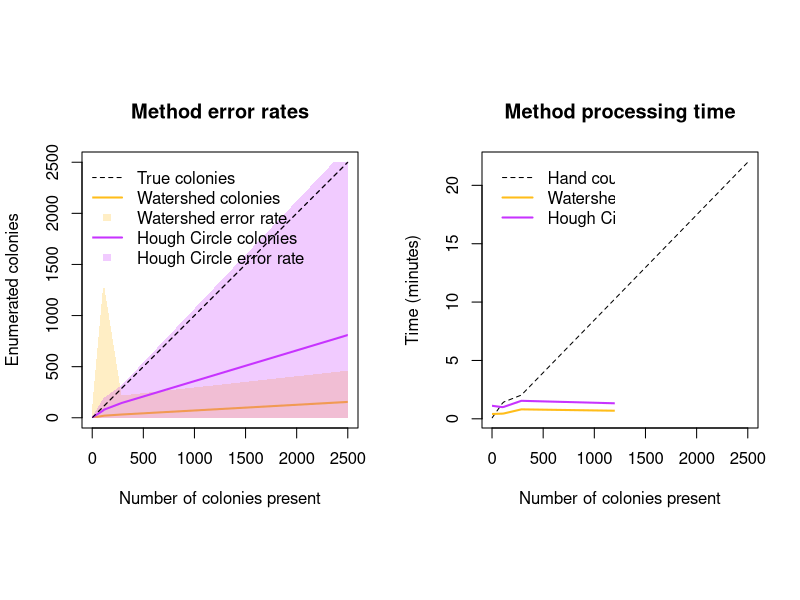

Here is the R script that generated this plot:
# Load data from .csv files
hand <- read.csv("data_UC_hand.csv", header = T)
UCHough <- read.csv("data_UC_hough.csv", header = T)
UCWater <- read.csv("data_UC_water.csv", header = T)

# colours to use in plots
purple <- rgb(0.78, 0.2, 1, 1)
purple_soft <- rgb(0.78, 0.2, 1, 0.25)
orange <- rgb(1, 0.74, 0.1, 1)
orange_soft <- rgb(1, 0.74, 0.1, 0.25)

# Convert from seconds to MM:SS.MS format
convert_time <- function(sec) {
  
  min <- 0
  
  while ((sec - 60) >= 0) {
    min = min + 1
    sec = sec - 60
  }
  if ((sec < 10) && (min < 10)) {
    output = sprintf("0%d:0%.2f", min, sec)
  } else if (min < 10) {
    output = sprintf("0%d:%.2f", min, sec)
  } else if (sec < 10) {
    output = sprintf("%d:0%.2f", min, sec)
  }
  
  return(output)
}


# Get accuracy data for Hough Circle method
houghMean <- c(convert_time(mean(UCHough$Time)), sprintf("%.2f", mean(UCHough$Colonies) / mean(hand$Colonies)), sprintf("%.2f", mean(UCHough$FalsePos)), sprintf("%.2f", mean(UCHough$FalseNeg)))
houghMin <- c(convert_time(min(UCHough$Time)), sprintf("%.2f", min(UCHough$Colonies / hand$Colonies)), min(UCHough$FalsePos), min(UCHough$FalseNeg))
houghMax <- c(convert_time(max(UCHough$Time)), sprintf("%.2f", max(UCHough$Colonies / hand$Colonies)), max(UCHough$FalsePos), max(UCHough$FalseNeg))
houghData <- matrix(c(houghMean, houghMin, houghMax), nrow = 3, byrow = TRUE, dimnames = list(c("Mean", "Min", "Max"), c("time", "Accuracy", "FPR", "FNR")))

# Get accuracy data for Watershed method
waterMean <- c(convert_time(mean(UCWater$Time)), sprintf("%.2f", mean(UCWater$Colonies) / mean(hand$Colonies)), sprintf("%.2f", mean(UCWater$FalsePos)), sprintf("%.2f", mean(UCWater$FalseNeg)))
waterMin <- c(convert_time(min(UCWater$Time)), sprintf("%.2f", min(UCWater$Colonies / hand$Colonies)), min(UCWater$FalsePos), min(UCWater$FalseNeg))
waterMax <- c(convert_time(max(UCWater$Time)), sprintf("%.2f", max(UCWater$Colonies / hand$Colonies)), max(UCWater$FalsePos), max(UCWater$FalseNeg))
waterData <- matrix(c(waterMean, waterMin, waterMax), nrow = 3, byrow = TRUE, dimnames = list(c("Mean", "Min", "Max"), c("time", "Accuracy", "FPR", "FNR")))

# Display output matrices
houghData
waterData


# Output image (simple): ====================================================================================================================================================================================

freedom <- 4

tempHand <- hand[order(hand$Colonies),]
tempHough <- UCHough[order(UCHough$Colonies),]
tempWater <- UCWater[order(UCWater$Colonies),]

trueSpline <- smooth.spline(tempHand$Colonies, tempHand$Colonies, keep.data = FALSE, df = freedom)
trueTimeSpline <- smooth.spline(tempHand$Colonies, tempHand$Time/60, keep.data = FALSE, df = freedom)

waterSpline <- smooth.spline(tempHand$Colonies, tempWater$Colonies, keep.data = FALSE, df = freedom)
waterSplineUpper <- smooth.spline(tempHand$Colonies, tempWater$Colonies+(tempWater$FalsePos+tempWater$FalseNeg), keep.data = FALSE, df = freedom)
waterSplineLower <- smooth.spline(tempHand$Colonies, tempWater$Colonies-(tempWater$FalsePos+tempWater$FalseNeg), keep.data = FALSE, df = freedom)

houghSpline <- smooth.spline(tempHand$Colonies, tempHough$Colonies, keep.data = FALSE, df = freedom)
houghSplineUpper <- smooth.spline(tempHand$Colonies, tempHough$Colonies+(tempHough$FalsePos+tempHough$FalseNeg), keep.data = FALSE, df = freedom)
houghSplineLower <- smooth.spline(tempHand$Colonies, tempHough$Colonies-(tempHough$FalsePos+tempHough$FalseNeg), keep.data = FALSE, df = freedom)

svg("images/test_data.svg", width = 10, height = 6)

layout(matrix(c(1,2), 1, 2, byrow = TRUE))

# make plot square
par(pty="s")

# ERROR RATES: =====================================================================
plot(tempHand$Colonies, tempHand$Colonies, type = "l", lty = 2, xlim = c(0, 2500), ylim = c(0, 2500), main = "Method error rates", xlab = "Number of colonies present", ylab = "Enumerated colonies")

# limit lines between 0 - 2500
clip(min(0), max(2500), min(0), max(2500))

# WATERSHED TRANSFORM: =================================================
# error rate:
polygon(c(0, waterSplineUpper$x, max(waterSplineUpper$x), rev(waterSplineLower$x)), c(min(waterSplineUpper$y), waterSplineUpper$y, max(waterSplineUpper$y), rev(waterSplineLower$y)), col = orange_soft, border = NA)
# colonies counted:
lines(waterSpline, lwd = 2, col = orange)

# HOUGH CIRCLE TRANSFORM: =================================================
# error rate:
polygon(c(0, houghSplineUpper$x, max(houghSplineUpper$x), rev(houghSplineLower$x)), c(min(houghSplineUpper$y), houghSplineUpper$y, max(houghSplineUpper$y), rev(houghSplineLower$y)), col = purple_soft, border = NA)
# colonies counted:
lines(houghSpline, lwd = 2, col = purple)

# "True" number of colonies
lines(trueSpline, lty = 2)

# Legend
legend("topleft", inset = 0.02, bty = "n", col = c(rgb(0, 0, 0, 1), orange, orange_soft, purple, purple_soft), lwd = c(1, 2, NA, 2, NA), lty = c(2, 1, NA, 1, NA), pch = c(NA, NA, 15, NA, 15), legend = c("True colonies", "Watershed colonies", "Watershed error rate", "Hough Circle colonies", "Hough Circle error rate"))


# TIME TAKEN: =====================================================================
plot(trueTimeSpline, type = "l", lty = 2, main = "Method processing time", xlab = "Number of colonies present", ylab = "Time (minutes)")

clip(min(0), max(1200), min(0), max(tempHand$Time)/60)

lines(smooth.spline(tempHand$Colonies, tempWater$Time/60, keep.data = FALSE, df = freedom), lwd = 2, col = orange)
lines(smooth.spline(tempHand$Colonies, tempHough$Time/60, keep.data = FALSE, df = freedom), lwd = 2, col = purple)

legend("topleft", inset = 0.02, bty = "n", col = c(rgb(0, 0, 0, 1), orange, purple), lwd = c(1, 2, 2), lty = c(2, 1, 1), legend = c("Hand counting", "Watershed Transform", "Hough Circle Transform"))

# 3. Close the file
dev.off()